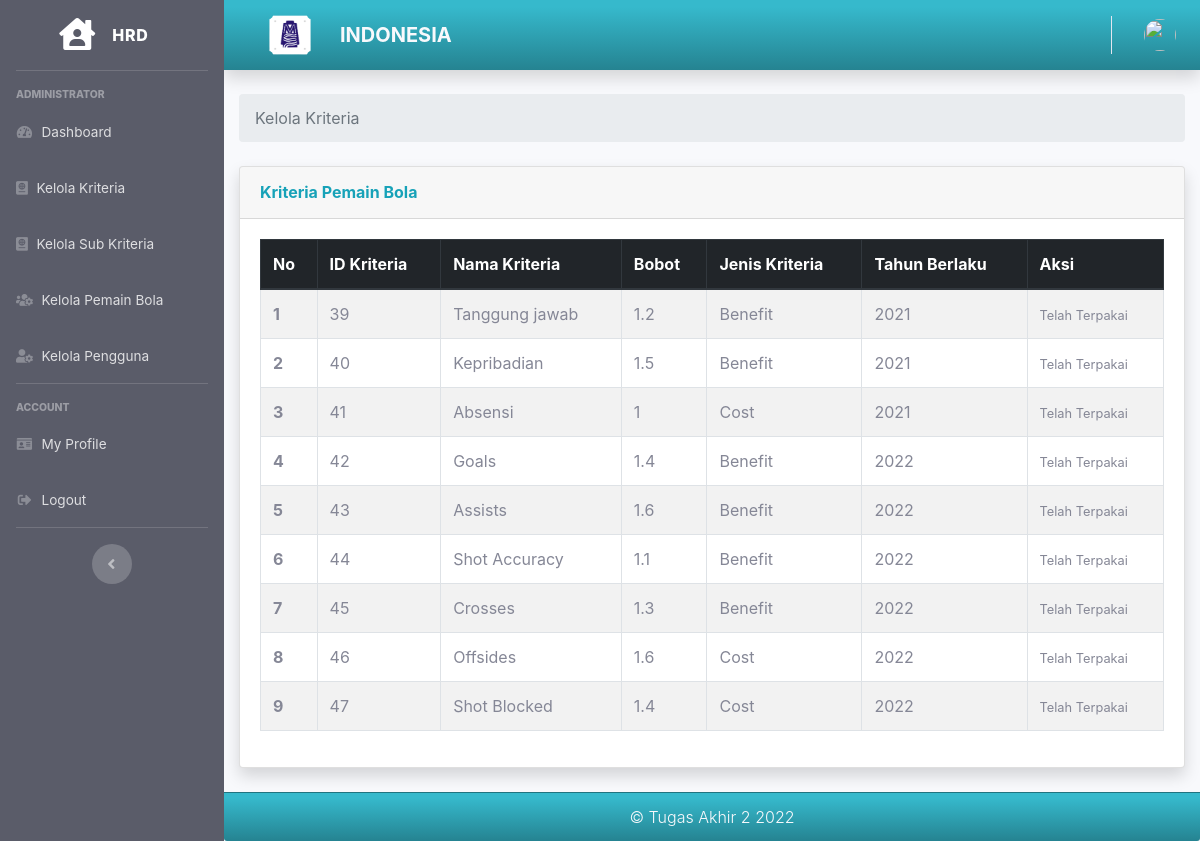
The page /index.php/hrd/kelola_kriteria on the database its author committed.
### tables this page shows
CREATE TABLE `tb_kriteria` (
  `id_kriteria` int(11) NOT NULL,
  `nama_kriteria` varchar(50) NOT NULL,
  `bobot_kriteria` double NOT NULL,
  `jenis_kriteria` varchar(15) NOT NULL,
  `tahun` varchar(4) NOT NULL
);

### application/controllers/Hrd.php (called while the page is built, shortened)
<?php
class Hrd extends CI_Controller
{
    public function __construct()
    {
        $this->load->model('Hrd_model');
        $this->load->model('Kriteria_model');
    }
    public function kelola_kriteria()
    {
        $data['user'] = $this->db->get_where('user', ['email' => $this->session->userdata('email')])->row_array();
        $data['tb_kriteria'] = $this->db->get('tb_kriteria')->result_array();
        $data['cek'] = $this->Kriteria_model->cekIfUsed();
        $data['title'] = 'Kelola Kriteria';
        $this->load->view('templates/hrd_header', $data);
        $this->load->view('templates/hrd_sidebar', $data);
        $this->load->view('templates/hrd_topbar', $data);
        $this->load->view('hrd/kelola_kriteria', $data);
        $this->load->view('templates/hrd_footer', $data);
    }
}

### index.php (called while the page is built, shortened)
<?php
require_once BASEPATH.'core/CodeIgniter.php';

### application/views/hrd/kelola_kriteria.php (the view, shortened to what this page needs)
<div class="container-fluid">
    <nav aria-label="breadcrumb">
        <ol class="breadcrumb">
            <li class="breadcrumb-item active" aria-current="page">Kelola Kriteria</li>
        </ol>
    </nav>
    <div class="card shadow mb-4">
        <div class="card-header py-3">
            <h6 class="m-0 font-weight-bold text-info">Kriteria Pemain Bola</h6>
        </div>
        <div class="card-body">
            <table id="example" class="table table-striped table-bordered" style="width:100%">
                <thead class="thead-dark">
                    <tr>
                        <th scope="col">No</th>
                        <th scope="col">ID Kriteria</th>
                        <th scope="col">Nama Kriteria</th>
                        <th scope="col">Bobot</th>
                        <th scope="col">Jenis Kriteria</th>
                        <th scope="col">Tahun Berlaku</th>
                        <th scope="col">Aksi</th>
                    </tr>
                </thead>
                <tbody>
                    <?php $i = 1; ?>
                    <?php foreach ($tb_kriteria as $p) : ?>
                        <tr>
                            <th scope="row"><?= $i; ?></th>
                            <td><?= $p['id_kriteria']; ?></td>
                            <td><?= $p['nama_kriteria']; ?></td>
                            <td><?= $p['bobot_kriteria']; ?></td>
                            <td><?= $p['jenis_kriteria']; ?></td>
                            <td><?= $p['tahun']; ?></td>
                            <td>
                            <?php
                                if (empty($cek))
                                {
                                    if ($p['tahun'] == date("Y")) {
                                        echo'<a class="btn btn-success btn-sm " type="a" data-toggle="tooltip" data-placement="top" title="Edit" href="'.base_url().'hrd/ubah_kriteria/'.$p['id_kriteria'].'"><i class="fa fa-edit"></i></a>';
                                    }else{
                                        echo'<a class="btn btn-success btn-sm " type="a" data-toggle="tooltip" data-placement="top" title="Edit" href="'.base_url().'hrd/ubah_kriteria/'.$p['id_kriteria'].'">Perbaharui</a>';
                                    }
                                    echo'<a class="btn btn-danger btn-sm " type="button" data-toggle="tooltip" data-placement="top" title="Delete" href="'.base_url().'hrd/delete_kriteria/'.$p['id_kriteria'].'"><i class="fa fa-trash"></i></a>';
                                }else{
                                    echo'<small> Telah Terpakai</small>';
                                }
                            ?>
                            </td>
                        </tr>
                        <?php $i++; ?>
                    <?php endforeach; ?>
                </tbody>
            </table>
        </div>
    </div>
</div>
</div>

### application/views/templates/hrd_header.php (shortened to what this page needs)
<!DOCTYPE html>
<html lang="en">
<head>
    <link href="<?= base_url('assets'); ?>/vendor/fontawesome-free/css/all.min.css" rel="stylesheet" type="text/css">
    <link href="<?= base_url('assets/'); ?>css/sb-admin-2.min.css" rel="stylesheet">
    <link href="<?= base_url('assets/'); ?>css/custom.css" rel="stylesheet">
    <link rel="stylesheet" type="text/css" href="https://cdn.datatables.net/v/dt/dt-1.10.20/datatables.min.css" />
    <link href="https://cdnjs.cloudflare.com/ajax/libs/twitter-bootstrap/4.1.3/css/bootstrap.css" rel="stylesheet" type="text/css">
    <link href="https://cdn.datatables.net/1.10.20/css/dataTables.bootstrap4.min.css" rel="stylesheet" type="text/css">
</head>
<body id="page-top">
    <div id="wrapper">

### application/views/templates/hrd_sidebar.php
<ul class="navbar-nav bg-gray-800 sidebar sidebar-dark accordion" id="accordionSidebar">
    <a class="sidebar-brand d-flex align-items-center justify-content-center" href="<?= base_url('hrd/index'); ?>">
        <div class="sidebar-brand-icon ">
            <i class="fas fa-house-user"></i>
        </div>
        <div class="sidebar-brand-text mx-3">HRD</div>
    </a>
    <hr class="sidebar-divider">
    <div class="sidebar-heading">
        Administrator
    </div>
    <li class="nav-item">
        <a class="nav-link" href="<?= base_url('hrd/index'); ?>">
            <i class="fas fa-fw fa-tachometer-alt"></i>
            <span>Dashboard</span></a>
        <a class="nav-link" href="<?= base_url('hrd/kelola_kriteria'); ?>">
            <i class="fas fa-passport"></i>
            <span>Kelola Kriteria</span></a>
        <a class="nav-link" href="<?= base_url('hrd/kelola_sub_kriteria'); ?>">
            <i class="fas fa-passport"></i>
            <span>Kelola Sub Kriteria</span></a>
        <a class="nav-link" href="<?= base_url('hrd/kelola_karyawan'); ?>">
            <i class="fas fa-users-cog"></i>
            <span>Kelola Pemain Bola</span></a>
        <a class="nav-link" href="<?= base_url('hrd/kelola_pengguna'); ?>">
            <i class="fas fa-fw fa-user-cog"></i>
            <span>Kelola Pengguna</span></a>
    </li>
    <hr class="sidebar-divider">
    <div class="sidebar-heading">
        Account
    </div>
    <li class="nav-item">
        <a class="nav-link" href="<?= base_url('hrd/profile'); ?>">
            <i class="fas fa-fw fa-id-card"></i>
            <span>My Profile</span></a>
    </li>
    <li class="nav-item">
        <a class="nav-link" href="<?= base_url('auth/logout'); ?>">
            <i class="fas fa-fw fa-sign-out-alt"></i>
            <span>Logout</span></a>
    </li>
    <hr class="sidebar-divider d-none d-md-block">
    <div class="text-center d-none d-md-inline">
        <button class="rounded-circle border-0" id="sidebarToggle"></button>
    </div>
</ul>

### application/views/templates/hrd_topbar.php (shortened to what this page needs)
<div id="content-wrapper" class="d-flex flex-column">
    <div id="content">
        <nav class="navbar navbar-expand navbar-light bg-gradient-info topbar mb-4 static-top shadow">
            <img src="<?= base_url('assets/img/ic_malakasari.png') ?>" width="100" height="70" class="d-inline-block align-top text " alt="">
            <a class="navbar-brand text-gray-100 font-weight-bolder" href="#">INDONESIA</a>
            <ul class="navbar-nav ml-auto">
                <li class="nav-item dropdown no-arrow">
                    <a class="nav-link dropdown-toggle" href="#" id="userDropdown" role="button" data-toggle="dropdown" aria-haspopup="true" aria-expanded="false">
                        <img class="img-profile rounded-circle" src="<?= base_url('assets/img/profile/') . $user['image']; ?>">
                    </a>
                </li>
            </ul>
        </nav>

### application/views/templates/hrd_footer.php (shortened to what this page needs)
<footer class="card-footer bg-gradient-info">
    <div class="container my-auto">
        <div class="copyright text-center text-gray-100 font-weight-light my-auto">
            <span>&copy; Tugas Akhir 2 <?= date('Y'); ?></span>
        </div>
    </div>
</footer>
</div>
</div>
</body>
</html>

### assets/css/custom.css (style rules this page uses)
body { font-family: 'Open Sans', sans-serif; }
#wrapper { width: 100%; background:#202020; }
.text-center { text-align:center; }
@media (min-width:768px) { .navbar { border-radius: 0px; } }

### rows shown on the page
tb_kriteria: id_kriteria "39", nama_kriteria "Tanggung jawab", bobot_kriteria "1.2", jenis_kriteria "Benefit", tahun "2021"
tb_kriteria: id_kriteria "40", nama_kriteria "Kepribadian", bobot_kriteria "1.5", jenis_kriteria "Benefit", tahun "2021"
tb_kriteria: id_kriteria "41", nama_kriteria "Absensi", bobot_kriteria "1", jenis_kriteria "Cost", tahun "2021"
tb_kriteria: id_kriteria "42", nama_kriteria "Goals", bobot_kriteria "1.4", jenis_kriteria "Benefit", tahun "2022"
tb_kriteria: id_kriteria "43", nama_kriteria "Assists", bobot_kriteria "1.6", jenis_kriteria "Benefit", tahun "2022"
tb_kriteria: id_kriteria "44", nama_kriteria "Shot Accuracy", bobot_kriteria "1.1", jenis_kriteria "Benefit", tahun "2022"
tb_kriteria: id_kriteria "45", nama_kriteria "Crosses", bobot_kriteria "1.3", jenis_kriteria "Benefit", tahun "2022"
tb_kriteria: id_kriteria "46", nama_kriteria "Offsides", bobot_kriteria "1.6", jenis_kriteria "Cost", tahun "2022"
tb_kriteria: id_kriteria "47", nama_kriteria "Shot Blocked", bobot_kriteria "1.4", jenis_kriteria "Cost", tahun "2022"
